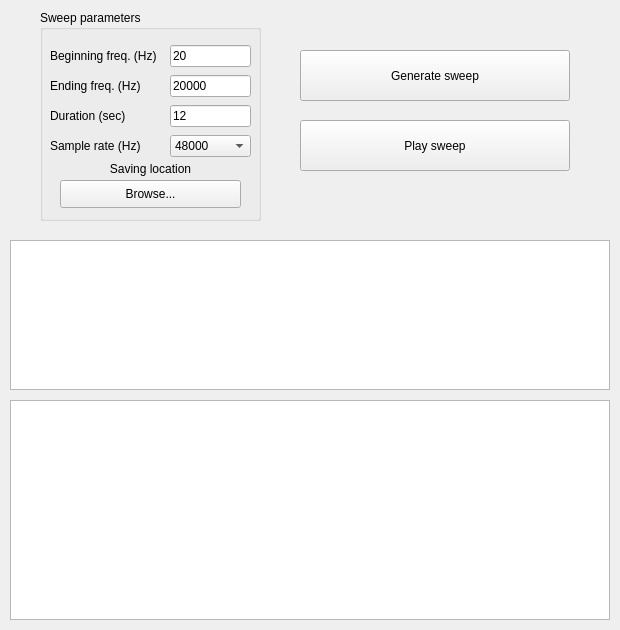
<?xml version="1.0" encoding="UTF-8"?>
<ui version="4.0">
 <class>Form</class>
 <widget class="QWidget" name="Form">
  <property name="geometry">
   <rect>
    <x>0</x>
    <y>0</y>
    <width>620</width>
    <height>630</height>
   </rect>
  </property>
  <property name="minimumSize">
   <size>
    <width>620</width>
    <height>630</height>
   </size>
  </property>
  <property name="maximumSize">
   <size>
    <width>620</width>
    <height>630</height>
   </size>
  </property>
  <property name="contextMenuPolicy">
   <enum>Qt::NoContextMenu</enum>
  </property>
  <property name="windowTitle">
   <string>Sweep Generator</string>
  </property>
  <property name="windowIcon">
   <iconset>
    <normaloff>irmaker.png</normaloff>irmaker.png</iconset>
  </property>
  <property name="statusTip">
   <string notr="true"/>
  </property>
  <property name="whatsThis">
   <string notr="true">&lt;html&gt;&lt;head/&gt;&lt;body&gt;&lt;p&gt;aaaaaaaaaaaaaaaaaaaaaaaa&lt;/p&gt;&lt;/body&gt;&lt;/html&gt;</string>
  </property>
  <widget class="QGroupBox" name="params_box">
   <property name="geometry">
    <rect>
     <x>40</x>
     <y>10</y>
     <width>221</width>
     <height>211</height>
    </rect>
   </property>
   <property name="title">
    <string>Sweep parameters</string>
   </property>
   <widget class="QLabel" name="label">
    <property name="geometry">
     <rect>
      <x>10</x>
      <y>35</y>
      <width>121</width>
      <height>21</height>
     </rect>
    </property>
    <property name="text">
     <string>Beginning freq. (Hz)</string>
    </property>
   </widget>
   <widget class="QLabel" name="label_2">
    <property name="geometry">
     <rect>
      <x>10</x>
      <y>65</y>
      <width>121</width>
      <height>21</height>
     </rect>
    </property>
    <property name="text">
     <string>Ending freq. (Hz)</string>
    </property>
   </widget>
   <widget class="QLineEdit" name="beg_freq">
    <property name="geometry">
     <rect>
      <x>130</x>
      <y>35</y>
      <width>81</width>
      <height>22</height>
     </rect>
    </property>
    <property name="text">
     <string>20</string>
    </property>
    <property name="placeholderText">
     <string>in Hz</string>
    </property>
   </widget>
   <widget class="QLineEdit" name="end_freq">
    <property name="geometry">
     <rect>
      <x>130</x>
      <y>65</y>
      <width>81</width>
      <height>22</height>
     </rect>
    </property>
    <property name="text">
     <string>20000</string>
    </property>
    <property name="placeholderText">
     <string>in Hz</string>
    </property>
   </widget>
   <widget class="QLineEdit" name="duration">
    <property name="geometry">
     <rect>
      <x>130</x>
      <y>95</y>
      <width>81</width>
      <height>22</height>
     </rect>
    </property>
    <property name="text">
     <string>12</string>
    </property>
    <property name="placeholderText">
     <string>in sec</string>
    </property>
   </widget>
   <widget class="QLabel" name="label_3">
    <property name="geometry">
     <rect>
      <x>10</x>
      <y>95</y>
      <width>121</width>
      <height>21</height>
     </rect>
    </property>
    <property name="text">
     <string>Duration (sec)</string>
    </property>
   </widget>
   <widget class="QComboBox" name="srate">
    <property name="geometry">
     <rect>
      <x>130</x>
      <y>125</y>
      <width>81</width>
      <height>22</height>
     </rect>
    </property>
    <property name="cursor">
     <cursorShape>PointingHandCursor</cursorShape>
    </property>
    <property name="currentIndex">
     <number>1</number>
    </property>
    <property name="placeholderText">
     <string>in Hz</string>
    </property>
    <item>
     <property name="text">
      <string>44100</string>
     </property>
    </item>
    <item>
     <property name="text">
      <string>48000</string>
     </property>
    </item>
    <item>
     <property name="text">
      <string>88200</string>
     </property>
    </item>
    <item>
     <property name="text">
      <string>96000</string>
     </property>
    </item>
    <item>
     <property name="text">
      <string>176400</string>
     </property>
    </item>
    <item>
     <property name="text">
      <string>192000</string>
     </property>
    </item>
   </widget>
   <widget class="QLabel" name="label_4">
    <property name="geometry">
     <rect>
      <x>10</x>
      <y>125</y>
      <width>121</width>
      <height>21</height>
     </rect>
    </property>
    <property name="text">
     <string>Sample rate (Hz)</string>
    </property>
   </widget>
   <widget class="QPushButton" name="save_button">
    <property name="geometry">
     <rect>
      <x>20</x>
      <y>170</y>
      <width>181</width>
      <height>28</height>
     </rect>
    </property>
    <property name="cursor">
     <cursorShape>PointingHandCursor</cursorShape>
    </property>
    <property name="text">
     <string>Browse...</string>
    </property>
   </widget>
   <widget class="QLabel" name="label_5">
    <property name="geometry">
     <rect>
      <x>0</x>
      <y>145</y>
      <width>221</width>
      <height>28</height>
     </rect>
    </property>
    <property name="text">
     <string>Saving location</string>
    </property>
    <property name="alignment">
     <set>Qt::AlignCenter</set>
    </property>
   </widget>
  </widget>
  <widget class="QPushButton" name="play_button">
   <property name="geometry">
    <rect>
     <x>300</x>
     <y>120</y>
     <width>270</width>
     <height>51</height>
    </rect>
   </property>
   <property name="cursor">
    <cursorShape>PointingHandCursor</cursorShape>
   </property>
   <property name="text">
    <string>Play sweep</string>
   </property>
  </widget>
  <widget class="QPushButton" name="gen_button">
   <property name="geometry">
    <rect>
     <x>300</x>
     <y>50</y>
     <width>270</width>
     <height>51</height>
    </rect>
   </property>
   <property name="cursor">
    <cursorShape>PointingHandCursor</cursorShape>
   </property>
   <property name="text">
    <string>Generate sweep</string>
   </property>
  </widget>
  <widget class="PlotWidget" name="sweep_plot">
   <property name="geometry">
    <rect>
     <x>10</x>
     <y>240</y>
     <width>600</width>
     <height>150</height>
    </rect>
   </property>
  </widget>
  <widget class="PlotWidget" name="spectro_plot">
   <property name="geometry">
    <rect>
     <x>10</x>
     <y>400</y>
     <width>600</width>
     <height>220</height>
    </rect>
   </property>
  </widget>
 </widget>
 <customwidgets>
  <customwidget>
   <class>PlotWidget</class>
   <extends>QGraphicsView</extends>
   <header>pyqtgraph</header>
  </customwidget>
 </customwidgets>
 <resources/>
 <connections/>
</ui>
